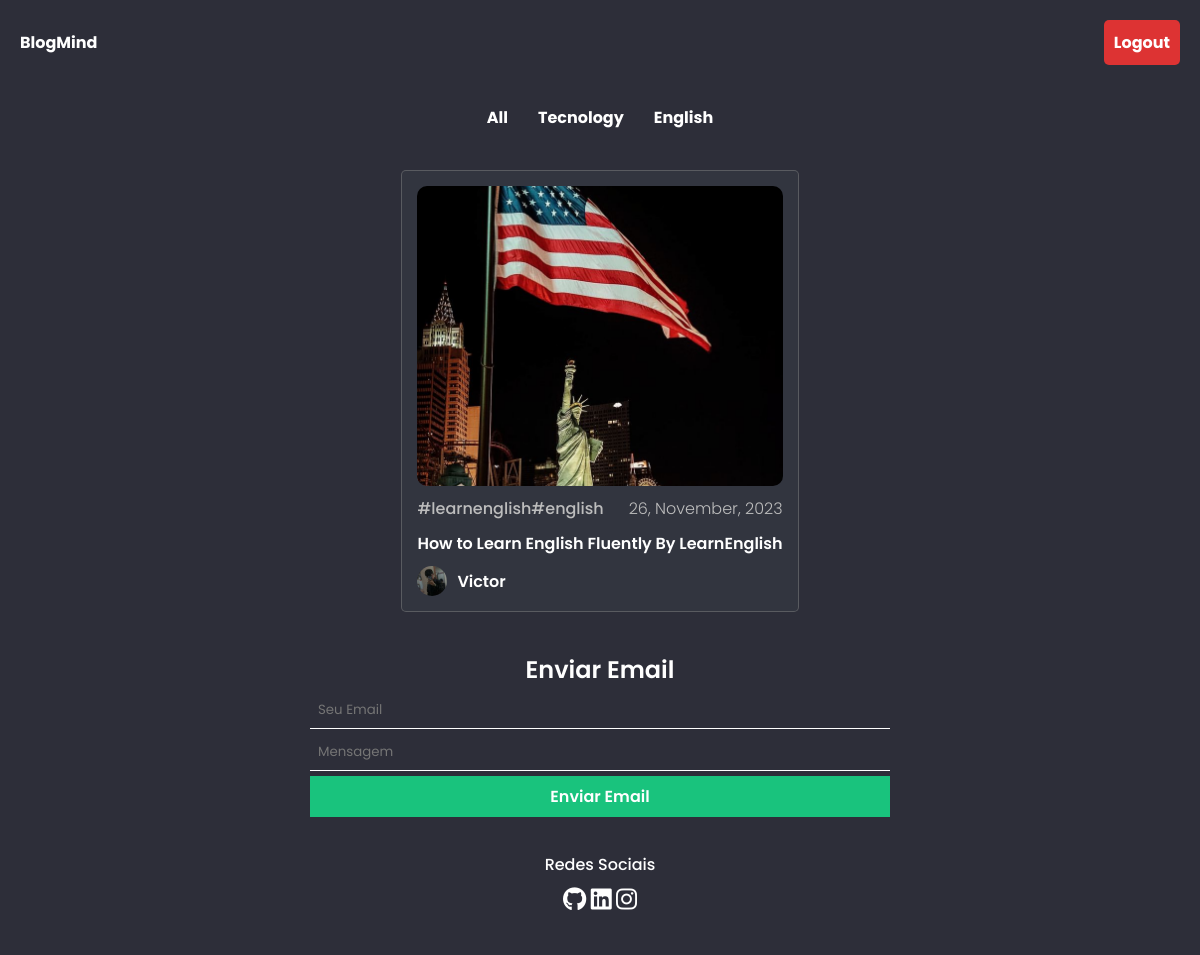
The page /blog/home (signed in) on the database as committed earlier.
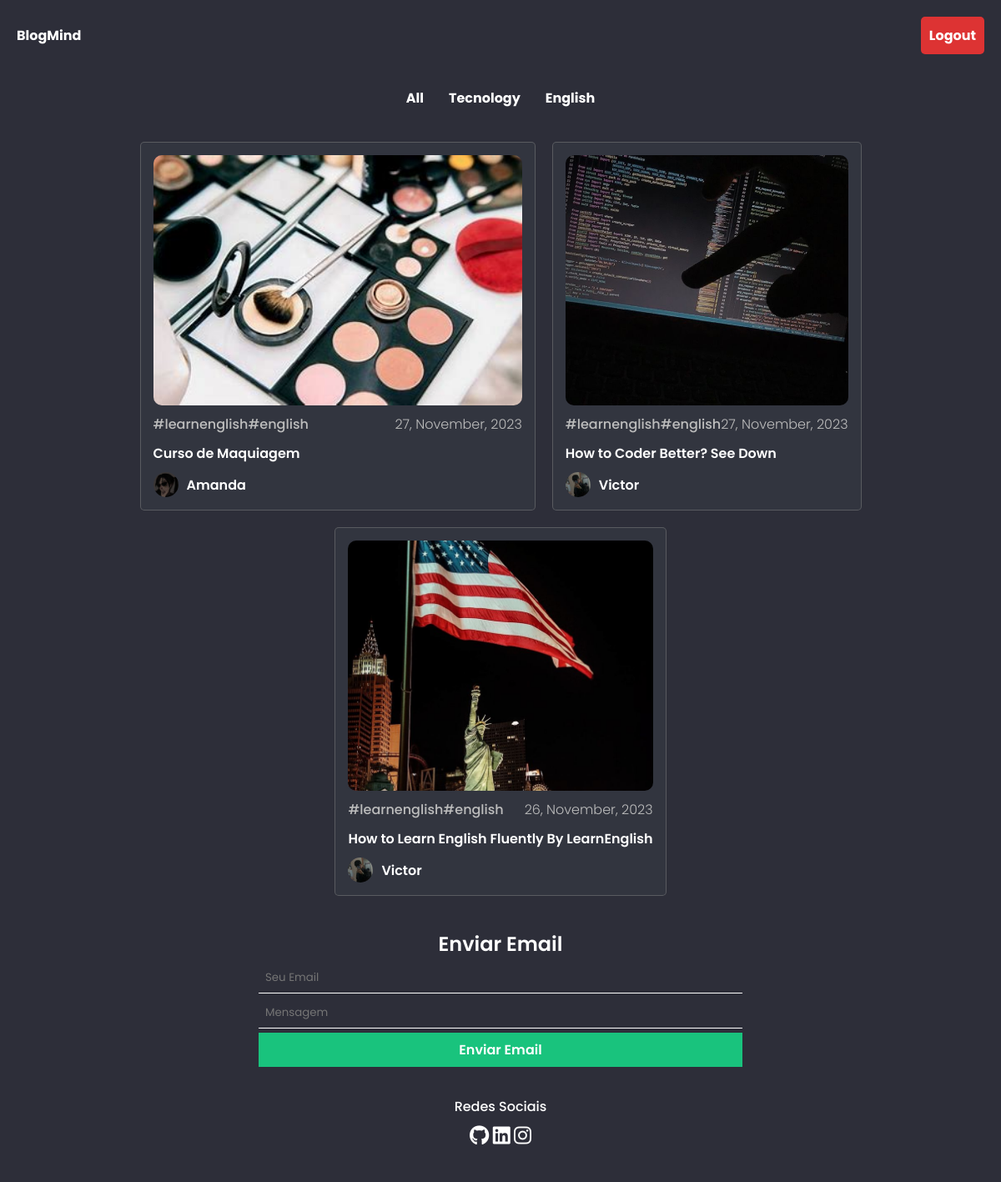
The same page on the database as committed later.
### app_blogmind/models.py (models this page shows, shortened)
class Post(models.Model):
    user = models.ForeignKey(UserProfile, on_delete=models.CASCADE)
    title = models.CharField(max_length=250)
    image = models.ImageField(upload_to='profile_images/')
    description = models.TextField()
    modified = models.DateTimeField(auto_now=True)
    created = models.DateTimeField(auto_now_add=True)
    slug = models.SlugField(max_length=250, unique_for_date='created')
    def formatted_date(self):
        return self.created.strftime("%d, %B, %Y")
    def get_absolute_url(self):
        return reverse('detail', args=[self.created.year, self.created.month, self.created.day, self.slug])
    class Meta:
        ordering = ['-created']
        indexes = [
            models.Index(fields=['-created']),
        ]

class UserProfile(models.Model):
    user = models.ForeignKey(User, on_delete=models.CASCADE)
    profileimg = models.ImageField(upload_to='profile_images/', default='profile-1.jpg')
    background = models.ImageField(upload_to='profile_images/', default='profile-1.jpg')
    def __str__(self):
        return f'{self.user.username}'

### app_blogmind/views.py (the view)
# urls.py: path('home', ViewHome, name='home'),
@login_required(login_url='login')
def ViewHome(request):
    posts = Post.objects.all()
    return render(request, 'blog/home.html', {'posts':posts})

### templates/blog/home.html (shortened to what this page needs)
{% extends 'blog/base.html' %}
{% block content %}
<section>
    {% include 'blog/menu.html' %}
    <article>
        {% include 'blog/post.html' %}
    </article>
</section>
{% endblock %}

### templates/blog/post.html
{% for post in posts %}
    <div class="post">
        <div class="img">
            <img src="{{post.image.url}}" alt="">
        </div>
        <div class="resources">
            <div class="tags">
                <p class="tag">#learnenglish</p>
                <p class="tag">#english</p>
            </div>
            <p class="data">{{post.formatted_date}}</p>
        </div>
        <a href="{{post.get_absolute_url}}" class="title">{{post.title}}</a>
        <div class="perfil-post">
            <img src="{{post.user.profileimg.url}}" alt="">
            <a href="{% url 'profile' post.user.id %}" class="perfil-name-post">{{post.user}}</a>
        </div>
    </div>
{% endfor %}

Rows that differ between the two databases and show on the page:
added Post: image (picture), formatted_date "27, November, 2023", title "Curso de Maquiagem", user.profileimg (picture), user "Amanda"
added Post: image (picture), formatted_date "27, November, 2023", title "How to Coder Better? See Down", user.profileimg (picture), user "Victor"
